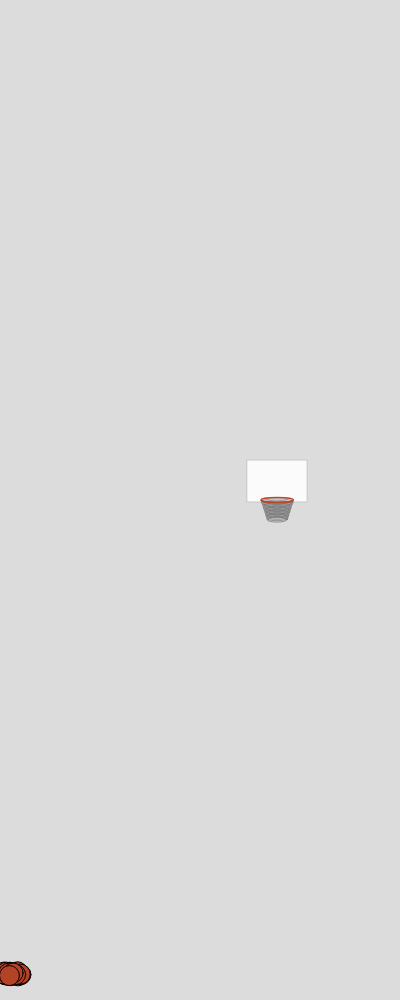
Frame 1 (no input)
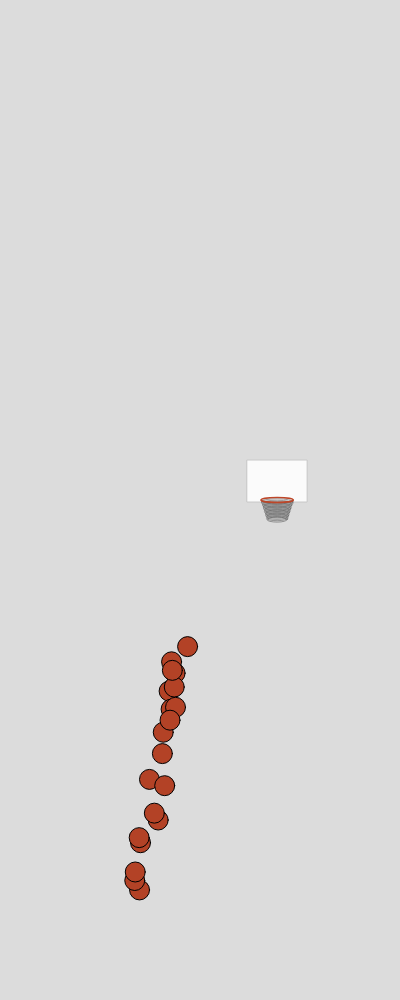
Frame 60 (no input)
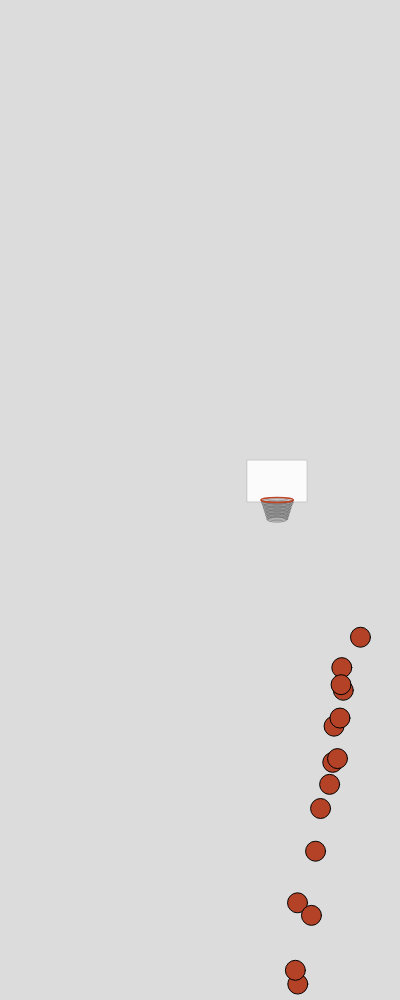
Frame 120 (the mouse pressed at the canvas centre since frame 60)

The p5.js sketch that drew these frames (run headless with seeded random() and noise() and a simulated clock; from frame 60 on, the mouse is pressed at the canvas centre):

// p5.js sketch
// ── sketch.js
let bballs, hoop;

function setup() { 
  createCanvas(400, windowHeight);
  bballs = [];
  hoop = new Hoop();
  for(let i = 0;i< 20;i++){
    bballs[i] = new Basketball();
  }
} 

function draw() { 
  background(220);
  // draw hoop before basket for backmost layer
  hoop.show();

  for(let ball of bballs ){
    ball.update();
    ball.show();
  }
  // not really neccesary but shows the front of the rim infront of the ball
  hoop.drawRim();

  
}

function mouseDragged() {
  hoop.checkUpdatePos(mouseX,mouseY);
  return false; // prevent default
}

function Basketball(){
  this.pos = createVector(random(20),height-20);
  let rx = random(2,3)
  let ry = Math.pow(rx,2);
  this.vel = createVector(rx,-1*ry);
  this.G = createVector(0,0.09)

  this.applyForce = function(F){
    this.vel.add(F);
  }

  this.update = function(){
     this.vel.add(this.G)
     this.pos.add(this.vel);
  }

  this.show = function(){
    push();
    translate(this.pos.x, this.pos.y);
    fill("#B34226")
    ellipse(0, 0, 20)
    pop();
  }

}

function Hoop(cords){
  this.pos = cords || createVector(random(20,width-20), height/2)

  this.show = function(){
    push()
    translate(this.pos.x, this.pos.y);
    // noStroke()
    stroke(200)
    strokeWeight(1)
    // draw backboard
    fill(color("rgba(255,255,255,0.9)"))
    rect(-30,-40,60,42)
    stroke("#BD4628")
    noFill()

    // draw rim (back)
    strokeWeight(1.5)
    ellipse(0,0,32,5)
    strokeWeight(0.8)
    
    // draw net
    stroke(color('rgba(100,100,100,0.8)'))
    for(let i = 0;i< 14;i++){
      translate(0,1.4)
      if(i>1){ ellipse(0,0,32-(i*0.9),5) }
      else{
        ellipse(0,0,32,5)
      }
    }
    pop()
  }

  this.drawRim = function(){
    push()
      strokeWeight(1.5)
      translate(this.pos.x, this.pos.y);
      noFill();
      stroke("#BD4628")
      arc(0,0,32,5,0, PI, false)
    pop()
  }

  this.checkUpdatePos = function(x,y){
    if(dist(this.pos.x, this.pos.y, x, y) < 40){
      this.pos = createVector(x,y)
    }
  }

}
